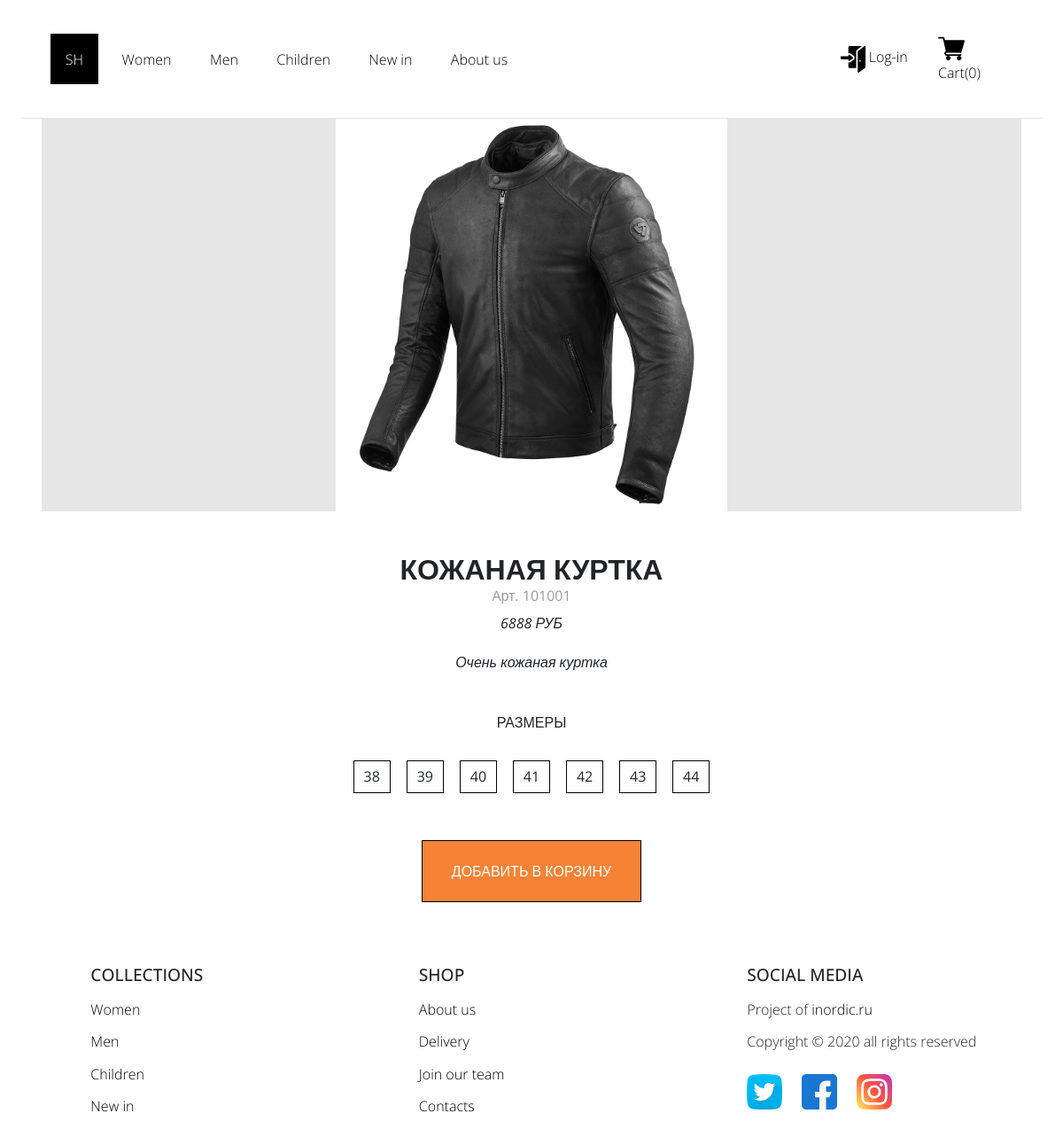
The page /card.php?id=2&title=Кожаная куртка on the database its author committed.
### tables this page shows
CREATE TABLE `core_goods` (
  `id` int(11) NOT NULL,
  `title` varchar(100) NOT NULL,
  `category` int(10) DEFAULT NULL,
  `picture` varchar(400) DEFAULT NULL,
  `price` int(11) DEFAULT NULL,
  `description` text DEFAULT NULL,
  `code` int(50) NOT NULL
);

### system/classes/Connect.php (called while the page is built)
<?php
class Connect
{
    public static function getConnection()
    {
        $link = mysqli_connect('localhost', 'root', '', 'eshop');
        mysqli_set_charset($link, 'utf8');
        return $link;
    }
}

### system/classes/Good.php (called while the page is built, shortened)
<?php
class Good extends Unit
{
    public function getInfo()
    {
        $request = 'select * from core_goods where id='.$_GET['id'];
        $results = mysqli_query(Connect::getConnection(), $request);
        $line = mysqli_fetch_assoc($results);
        return $line;
    }
}

### card.php (the view, shortened to what this page needs)
<?php
       require ('components/header/index.php');
       ?>
<?php $good = New Good(); ?>
<div class="wrapper">
   <div class="">
                <?php $line = $good->getInfo();
                            ?>
                                        <div class="big-good">
                                                      <div class="grey-back"><a href="card.php?id=<<?= $line['id'] ?>" target="_blank">
                                                          <div class="big-pic">
                                                                <img src="<?=$line['picture']?>" alt="" title="<?php echo $line['title'] ; ?>"  />
                                                          </div>
                                                       </a></div>
                                                    <div class="good" style="padding:4%">
                                                        <div class="good-title big-title">
                                                                 <?= $line['title'] ?>
                                                        </div>
                                                        <div class="good-code big-code">
                                                           Aрт. <?= $line['code'] ?>
                                                        </div>
                                                        <div class="good-price big-price">
                                                                <?= $line['price'] ?> руб
                                                        </div>
                                                        <div class="good-description big-description">
                                                                <?= $line['description'] ?>
                                                        </div>
                                                    </div>
                                                    <div class="sizes">
                                                            <div class="size-p">РАЗМЕРЫ</div>
                                                            <div class="size-flex">
                                                                <div class="size-piece">38</div>
                                                                <div class="size-piece">39</div>
                                                                <div class="size-piece">40</div>
                                                                <div class="size-piece">41</div>
                                                                <div class="size-piece">42</div>
                                                                <div class="size-piece">43</div>
                                                                <div class="size-piece">44</div>
                                                            </div>
                                                            <a href="http://localhost/qwerty/eshop/system/controllers/cart/to_cart.php?id=<?= $line['id'] ?>"><div class="add-button">ДОБАВИТЬ В КОРЗИНУ</div></a>
                                                    </div>
                                        </div>
    </div>
</div>
<?php require ('components/footer/index.php'); ?>

### css/main.css (style rules this page uses)
* { margin: 0; padding: 0; box-sizing: border-box; font-family: 'Open Sans', sans-serif; flex-wrap: wrap; }
a { text-decoration: none; color: black; }
img { width:100%; }
html, body { height: 100%; }
.wrapper { max-width: 1400px; margin: 0 auto; width: 96%; display: table; height: 100%; }
.good-title { text-align: center; font-weight: 600; }
.good-price, .good-description { text-align: center; font-weight: 400; }
.good-code { text-align: center; font-weight: 400; }
.grey-back { background-color: #e6e6e6; }
.big-good { margin: 0 auto; border: none; }
.big-pic { width: 40%; margin: 0 auto; }
.big-pic img { width:100%; max-height: 80vh; }
.big-title { font-size: 2rem; line-height: 1.3; text-transform: uppercase; }
.big-code { color: #999999; line-height: 1.3; margin-bottom: 1% }
.big-price { line-height: 1.3; padding:2%; text-transform: uppercase; font-style: italic; padding-top:0; }
.big-description { text-align: center; font-style: italic; }
.sizes a { text-decoration: none; }
.size-p { text-transform: uppercase; font-size: 1rem; text-align: center; padding-bottom: 0; margin-bottom: 2%; }
.size-flex { display: flex; flex-direction: row; justify-content: center; align-items: center; }
.size-flex > * { padding: 0.5% 1%; border: 0.5px solid black; margin: 0.8%; }
.add-button { border: 0.3px solid black; padding: 2% 3%; text-align: center; text-transform: uppercase; background-color: #f68235; display: block; width: fit-content; color:white; margin: 4% auto; }

### rows shown on the page
core_goods: picture (picture), title "КОЖАНАЯ КУРТКА", code "101001", price "6888", description "Очень кожаная куртка"
